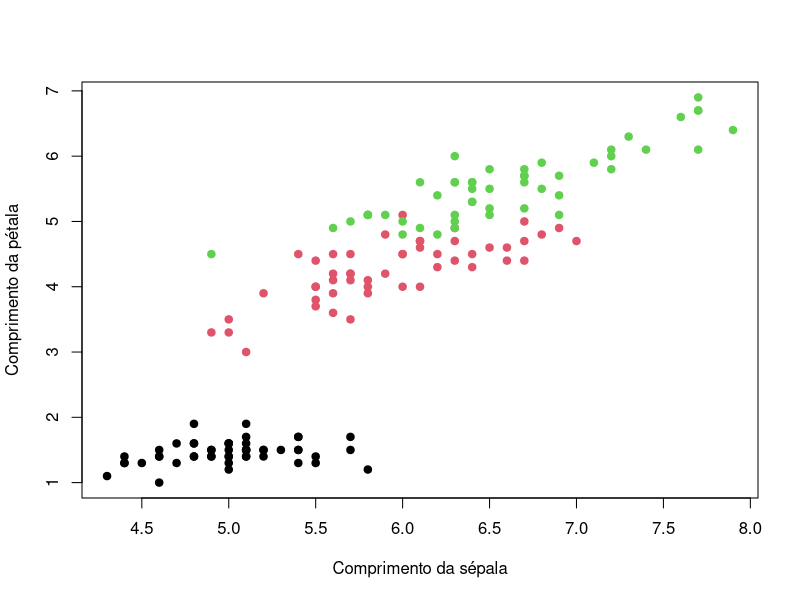

Reproduce this figure in R.
# MANCOVA ----

# Ajuste e resultados ----
modelo <- manova(cbind(Sepal.Length, Petal.Length) ~ Species + Sepal.Width,
                 data = iris)
print(summary(modelo, test = "Pillai"))
print(summary.aov(modelo))

# Visualização e diagnóstico ----
plot(iris$Sepal.Length, iris$Petal.Length, col = iris$Species, pch = 19, xlab = "Comprimento da sépala", ylab = "Comprimento da pétala")
